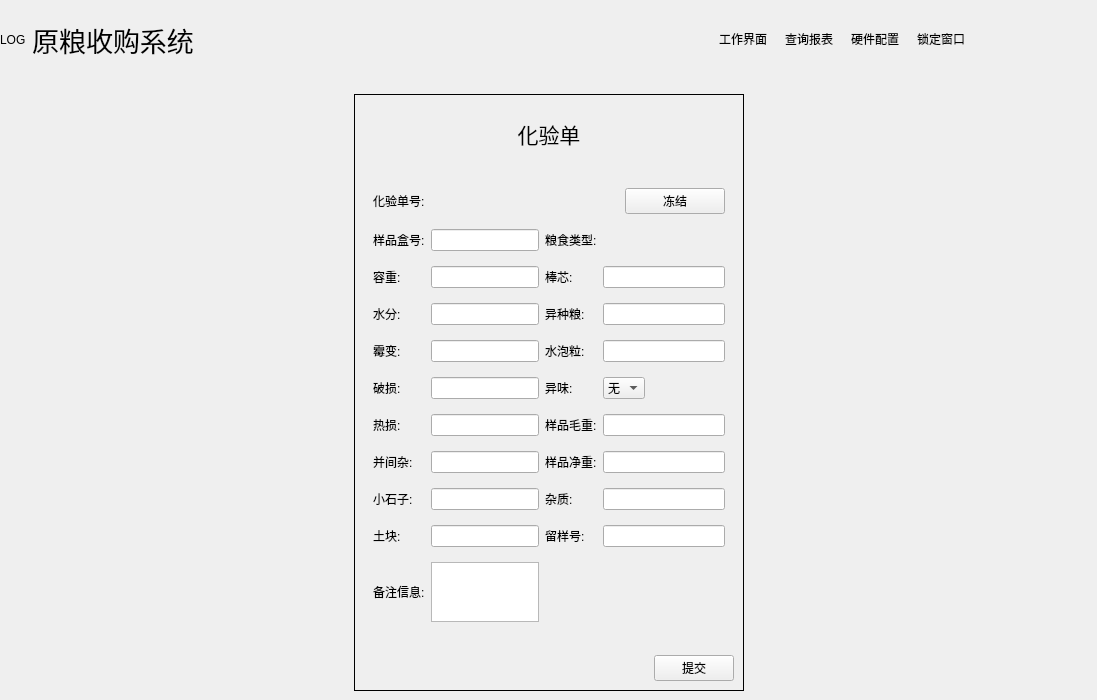
<?xml version="1.0" encoding="UTF-8"?>
<ui version="4.0">
 <class>FrmAssay</class>
 <widget class="QWidget" name="FrmAssay">
  <property name="geometry">
   <rect>
    <x>0</x>
    <y>0</y>
    <width>1097</width>
    <height>700</height>
   </rect>
  </property>
  <property name="windowTitle">
   <string>Form</string>
  </property>
  <layout class="QGridLayout" name="gridLayout_4">
   <property name="leftMargin">
    <number>0</number>
   </property>
   <property name="topMargin">
    <number>0</number>
   </property>
   <property name="rightMargin">
    <number>0</number>
   </property>
   <property name="bottomMargin">
    <number>0</number>
   </property>
   <item row="0" column="0">
    <widget class="QWidget" name="widgetTitle" native="true">
     <property name="sizePolicy">
      <sizepolicy hsizetype="Preferred" vsizetype="Fixed">
       <horstretch>0</horstretch>
       <verstretch>0</verstretch>
      </sizepolicy>
     </property>
     <property name="minimumSize">
      <size>
       <width>0</width>
       <height>60</height>
      </size>
     </property>
     <layout class="QHBoxLayout" name="horizontalLayout">
      <property name="leftMargin">
       <number>0</number>
      </property>
      <property name="topMargin">
       <number>0</number>
      </property>
      <property name="rightMargin">
       <number>0</number>
      </property>
      <property name="bottomMargin">
       <number>0</number>
      </property>
      <item>
       <widget class="QLabel" name="labLog">
        <property name="text">
         <string>LOG</string>
        </property>
       </widget>
      </item>
      <item>
       <widget class="QLabel" name="labTitle">
        <property name="font">
         <font>
          <pointsize>20</pointsize>
          <weight>50</weight>
          <bold>false</bold>
         </font>
        </property>
        <property name="autoFillBackground">
         <bool>false</bool>
        </property>
        <property name="text">
         <string>原粮收购系统</string>
        </property>
        <property name="alignment">
         <set>Qt::AlignCenter</set>
        </property>
        <property name="wordWrap">
         <bool>false</bool>
        </property>
        <property name="margin">
         <number>20</number>
        </property>
       </widget>
      </item>
      <item>
       <spacer name="horizontalSpacer">
        <property name="orientation">
         <enum>Qt::Horizontal</enum>
        </property>
        <property name="sizeHint" stdset="0">
         <size>
          <width>40</width>
          <height>20</height>
         </size>
        </property>
       </spacer>
      </item>
      <item>
       <widget class="QWidget" name="widgetTop" native="true">
        <layout class="QGridLayout" name="gridLayout_10">
         <property name="leftMargin">
          <number>0</number>
         </property>
         <property name="topMargin">
          <number>0</number>
         </property>
         <property name="rightMargin">
          <number>0</number>
         </property>
         <property name="bottomMargin">
          <number>0</number>
         </property>
         <item row="0" column="0">
          <widget class="QToolButton" name="btnWork">
           <property name="sizePolicy">
            <sizepolicy hsizetype="Fixed" vsizetype="Fixed">
             <horstretch>0</horstretch>
             <verstretch>0</verstretch>
            </sizepolicy>
           </property>
           <property name="minimumSize">
            <size>
             <width>60</width>
             <height>60</height>
            </size>
           </property>
           <property name="maximumSize">
            <size>
             <width>60</width>
             <height>60</height>
            </size>
           </property>
           <property name="text">
            <string>工作界面</string>
           </property>
           <property name="icon">
            <iconset resource="../../main.qrc">
             <normaloff>:/image/工作台.png</normaloff>:/image/工作台.png</iconset>
           </property>
           <property name="iconSize">
            <size>
             <width>32</width>
             <height>32</height>
            </size>
           </property>
           <property name="toolButtonStyle">
            <enum>Qt::ToolButtonTextUnderIcon</enum>
           </property>
           <property name="autoRaise">
            <bool>true</bool>
           </property>
          </widget>
         </item>
         <item row="0" column="1">
          <widget class="QToolButton" name="btnQuery">
           <property name="sizePolicy">
            <sizepolicy hsizetype="Fixed" vsizetype="Fixed">
             <horstretch>0</horstretch>
             <verstretch>0</verstretch>
            </sizepolicy>
           </property>
           <property name="minimumSize">
            <size>
             <width>57</width>
             <height>57</height>
            </size>
           </property>
           <property name="maximumSize">
            <size>
             <width>60</width>
             <height>60</height>
            </size>
           </property>
           <property name="text">
            <string>查询报表</string>
           </property>
           <property name="icon">
            <iconset resource="../../main.qrc">
             <normaloff>:/image/查询订单.png</normaloff>:/image/查询订单.png</iconset>
           </property>
           <property name="iconSize">
            <size>
             <width>32</width>
             <height>32</height>
            </size>
           </property>
           <property name="toolButtonStyle">
            <enum>Qt::ToolButtonTextUnderIcon</enum>
           </property>
           <property name="autoRaise">
            <bool>true</bool>
           </property>
          </widget>
         </item>
         <item row="0" column="2">
          <widget class="QToolButton" name="btnSetting">
           <property name="sizePolicy">
            <sizepolicy hsizetype="Fixed" vsizetype="Fixed">
             <horstretch>0</horstretch>
             <verstretch>0</verstretch>
            </sizepolicy>
           </property>
           <property name="minimumSize">
            <size>
             <width>57</width>
             <height>57</height>
            </size>
           </property>
           <property name="maximumSize">
            <size>
             <width>60</width>
             <height>60</height>
            </size>
           </property>
           <property name="text">
            <string>硬件配置</string>
           </property>
           <property name="icon">
            <iconset resource="../../main.qrc">
             <normaloff>:/image/设置.png</normaloff>:/image/设置.png</iconset>
           </property>
           <property name="iconSize">
            <size>
             <width>32</width>
             <height>32</height>
            </size>
           </property>
           <property name="toolButtonStyle">
            <enum>Qt::ToolButtonTextUnderIcon</enum>
           </property>
           <property name="autoRaise">
            <bool>true</bool>
           </property>
          </widget>
         </item>
         <item row="0" column="3">
          <widget class="QToolButton" name="btnLock">
           <property name="sizePolicy">
            <sizepolicy hsizetype="Fixed" vsizetype="Fixed">
             <horstretch>0</horstretch>
             <verstretch>0</verstretch>
            </sizepolicy>
           </property>
           <property name="minimumSize">
            <size>
             <width>57</width>
             <height>57</height>
            </size>
           </property>
           <property name="maximumSize">
            <size>
             <width>60</width>
             <height>60</height>
            </size>
           </property>
           <property name="text">
            <string>锁定窗口</string>
           </property>
           <property name="icon">
            <iconset resource="../../main.qrc">
             <normaloff>:/image/锁定.png</normaloff>:/image/锁定.png</iconset>
           </property>
           <property name="iconSize">
            <size>
             <width>32</width>
             <height>32</height>
            </size>
           </property>
           <property name="toolButtonStyle">
            <enum>Qt::ToolButtonTextUnderIcon</enum>
           </property>
           <property name="autoRaise">
            <bool>true</bool>
           </property>
          </widget>
         </item>
        </layout>
       </widget>
      </item>
      <item>
       <widget class="QWidget" name="widgetMenu" native="true">
        <layout class="QGridLayout" name="gridLayout">
         <property name="leftMargin">
          <number>0</number>
         </property>
         <property name="topMargin">
          <number>0</number>
         </property>
         <property name="rightMargin">
          <number>0</number>
         </property>
         <property name="bottomMargin">
          <number>0</number>
         </property>
         <property name="spacing">
          <number>0</number>
         </property>
         <item row="0" column="2">
          <widget class="QToolButton" name="btnClose">
           <property name="sizePolicy">
            <sizepolicy hsizetype="Fixed" vsizetype="Expanding">
             <horstretch>0</horstretch>
             <verstretch>0</verstretch>
            </sizepolicy>
           </property>
           <property name="text">
            <string/>
           </property>
           <property name="icon">
            <iconset resource="../../main.qrc">
             <normaloff>:/image/titleclose.png</normaloff>:/image/titleclose.png</iconset>
           </property>
           <property name="iconSize">
            <size>
             <width>32</width>
             <height>32</height>
            </size>
           </property>
           <property name="autoRaise">
            <bool>true</bool>
           </property>
          </widget>
         </item>
         <item row="0" column="1">
          <widget class="QToolButton" name="btnMin">
           <property name="sizePolicy">
            <sizepolicy hsizetype="Fixed" vsizetype="Expanding">
             <horstretch>0</horstretch>
             <verstretch>0</verstretch>
            </sizepolicy>
           </property>
           <property name="text">
            <string/>
           </property>
           <property name="icon">
            <iconset resource="../../main.qrc">
             <normaloff>:/image/titlemax.png</normaloff>:/image/titlemax.png</iconset>
           </property>
           <property name="iconSize">
            <size>
             <width>32</width>
             <height>32</height>
            </size>
           </property>
           <property name="autoRaise">
            <bool>true</bool>
           </property>
          </widget>
         </item>
         <item row="0" column="0">
          <widget class="QToolButton" name="btnHide">
           <property name="sizePolicy">
            <sizepolicy hsizetype="Fixed" vsizetype="Expanding">
             <horstretch>0</horstretch>
             <verstretch>0</verstretch>
            </sizepolicy>
           </property>
           <property name="text">
            <string/>
           </property>
           <property name="icon">
            <iconset resource="../../main.qrc">
             <normaloff>:/image/titlemini.png</normaloff>:/image/titlemini.png</iconset>
           </property>
           <property name="iconSize">
            <size>
             <width>32</width>
             <height>32</height>
            </size>
           </property>
           <property name="autoRaise">
            <bool>true</bool>
           </property>
          </widget>
         </item>
         <item row="1" column="1">
          <spacer name="verticalSpacer">
           <property name="orientation">
            <enum>Qt::Vertical</enum>
           </property>
           <property name="sizeHint" stdset="0">
            <size>
             <width>20</width>
             <height>40</height>
            </size>
           </property>
          </spacer>
         </item>
        </layout>
       </widget>
      </item>
     </layout>
    </widget>
   </item>
   <item row="1" column="0">
    <widget class="QStackedWidget" name="stackedWidget">
     <property name="currentIndex">
      <number>0</number>
     </property>
     <widget class="QWidget" name="workPage">
      <layout class="QGridLayout" name="gridLayout_3">
       <item row="0" column="1" rowspan="2">
        <widget class="QFrame" name="frameReport">
         <property name="frameShape">
          <enum>QFrame::Box</enum>
         </property>
         <layout class="QVBoxLayout" name="verticalLayout" stretch="1,8,1">
          <item>
           <widget class="QLabel" name="label_21">
            <property name="font">
             <font>
              <family>Agency FB</family>
              <pointsize>16</pointsize>
             </font>
            </property>
            <property name="text">
             <string>化验单</string>
            </property>
            <property name="alignment">
             <set>Qt::AlignCenter</set>
            </property>
           </widget>
          </item>
          <item>
           <widget class="QWidget" name="widget_2" native="true">
            <layout class="QGridLayout" name="gridLayout_2">
             <item row="0" column="0">
              <widget class="QLabel" name="label">
               <property name="text">
                <string>化验单号:</string>
               </property>
              </widget>
             </item>
             <item row="0" column="1">
              <widget class="QLabel" name="labAssayNum">
               <property name="text">
                <string/>
               </property>
              </widget>
             </item>
             <item row="0" column="3" colspan="2">
              <widget class="QPushButton" name="pushButton_2">
               <property name="maximumSize">
                <size>
                 <width>100</width>
                 <height>16777215</height>
                </size>
               </property>
               <property name="layoutDirection">
                <enum>Qt::RightToLeft</enum>
               </property>
               <property name="text">
                <string>冻结</string>
               </property>
              </widget>
             </item>
             <item row="1" column="0">
              <widget class="QLabel" name="label_2">
               <property name="text">
                <string>样品盒号:</string>
               </property>
              </widget>
             </item>
             <item row="1" column="1">
              <widget class="QLineEdit" name="editSampleBoxNum"/>
             </item>
             <item row="1" column="2">
              <widget class="QLabel" name="label_3">
               <property name="text">
                <string>粮食类型:</string>
               </property>
              </widget>
             </item>
             <item row="1" column="3" colspan="2">
              <widget class="QLabel" name="labGrainType">
               <property name="text">
                <string/>
               </property>
              </widget>
             </item>
             <item row="2" column="0">
              <widget class="QLabel" name="label_4">
               <property name="text">
                <string>容重:</string>
               </property>
              </widget>
             </item>
             <item row="2" column="1">
              <widget class="QLineEdit" name="editRZ"/>
             </item>
             <item row="2" column="2">
              <widget class="QLabel" name="label_12">
               <property name="text">
                <string>棒芯:</string>
               </property>
              </widget>
             </item>
             <item row="2" column="3" colspan="2">
              <widget class="QLineEdit" name="editBX"/>
             </item>
             <item row="3" column="0">
              <widget class="QLabel" name="label_5">
               <property name="text">
                <string>水分:</string>
               </property>
              </widget>
             </item>
             <item row="3" column="1">
              <widget class="QLineEdit" name="editSF"/>
             </item>
             <item row="3" column="2">
              <widget class="QLabel" name="label_13">
               <property name="text">
                <string>异种粮:</string>
               </property>
              </widget>
             </item>
             <item row="3" column="3" colspan="2">
              <widget class="QLineEdit" name="editYZL"/>
             </item>
             <item row="4" column="0">
              <widget class="QLabel" name="label_6">
               <property name="text">
                <string>霉变:</string>
               </property>
              </widget>
             </item>
             <item row="4" column="1">
              <widget class="QLineEdit" name="editMB"/>
             </item>
             <item row="4" column="2">
              <widget class="QLabel" name="label_14">
               <property name="text">
                <string>水泡粒:</string>
               </property>
              </widget>
             </item>
             <item row="4" column="3" colspan="2">
              <widget class="QLineEdit" name="editSPL"/>
             </item>
             <item row="5" column="0">
              <widget class="QLabel" name="label_7">
               <property name="text">
                <string>破损:</string>
               </property>
              </widget>
             </item>
             <item row="5" column="1">
              <widget class="QLineEdit" name="editPS"/>
             </item>
             <item row="5" column="2">
              <widget class="QLabel" name="label_15">
               <property name="text">
                <string>异味:</string>
               </property>
              </widget>
             </item>
             <item row="5" column="3">
              <widget class="QComboBox" name="cbxSmell">
               <item>
                <property name="text">
                 <string>无</string>
                </property>
               </item>
               <item>
                <property name="text">
                 <string>有</string>
                </property>
               </item>
              </widget>
             </item>
             <item row="5" column="4">
              <spacer name="horizontalSpacer_3">
               <property name="orientation">
                <enum>Qt::Horizontal</enum>
               </property>
               <property name="sizeHint" stdset="0">
                <size>
                 <width>74</width>
                 <height>20</height>
                </size>
               </property>
              </spacer>
             </item>
             <item row="6" column="0">
              <widget class="QLabel" name="label_8">
               <property name="text">
                <string>热损:</string>
               </property>
              </widget>
             </item>
             <item row="6" column="1">
              <widget class="QLineEdit" name="editRS"/>
             </item>
             <item row="6" column="2">
              <widget class="QLabel" name="label_16">
               <property name="text">
                <string>样品毛重:</string>
               </property>
              </widget>
             </item>
             <item row="6" column="3" colspan="2">
              <widget class="QLineEdit" name="editMZ"/>
             </item>
             <item row="7" column="0">
              <widget class="QLabel" name="label_9">
               <property name="text">
                <string>并间杂:</string>
               </property>
              </widget>
             </item>
             <item row="7" column="1">
              <widget class="QLineEdit" name="editBJZ"/>
             </item>
             <item row="7" column="2">
              <widget class="QLabel" name="label_17">
               <property name="text">
                <string>样品净重:</string>
               </property>
              </widget>
             </item>
             <item row="7" column="3" colspan="2">
              <widget class="QLineEdit" name="editJZ"/>
             </item>
             <item row="8" column="0">
              <widget class="QLabel" name="label_10">
               <property name="text">
                <string>小石子:</string>
               </property>
              </widget>
             </item>
             <item row="8" column="1">
              <widget class="QLineEdit" name="editXSZ"/>
             </item>
             <item row="8" column="2">
              <widget class="QLabel" name="label_18">
               <property name="text">
                <string>杂质:</string>
               </property>
              </widget>
             </item>
             <item row="8" column="3" colspan="2">
              <widget class="QLineEdit" name="editZZ"/>
             </item>
             <item row="9" column="0">
              <widget class="QLabel" name="label_11">
               <property name="text">
                <string>土块:</string>
               </property>
              </widget>
             </item>
             <item row="9" column="1">
              <widget class="QLineEdit" name="editTK"/>
             </item>
             <item row="9" column="2">
              <widget class="QLabel" name="label_20">
               <property name="text">
                <string>留样号:</string>
               </property>
              </widget>
             </item>
             <item row="9" column="3" colspan="2">
              <widget class="QLineEdit" name="editReservedNum"/>
             </item>
             <item row="10" column="0">
              <widget class="QLabel" name="label_19">
               <property name="text">
                <string>备注信息:</string>
               </property>
              </widget>
             </item>
             <item row="10" column="1">
              <widget class="QTextEdit" name="textEditRemark">
               <property name="sizePolicy">
                <sizepolicy hsizetype="Ignored" vsizetype="Ignored">
                 <horstretch>0</horstretch>
                 <verstretch>0</verstretch>
                </sizepolicy>
               </property>
               <property name="maximumSize">
                <size>
                 <width>16777215</width>
                 <height>60</height>
                </size>
               </property>
              </widget>
             </item>
            </layout>
           </widget>
          </item>
          <item>
           <layout class="QHBoxLayout" name="horizontalLayout_2">
            <item>
             <spacer name="horizontalSpacer_2">
              <property name="orientation">
               <enum>Qt::Horizontal</enum>
              </property>
              <property name="sizeHint" stdset="0">
               <size>
                <width>40</width>
                <height>20</height>
               </size>
              </property>
             </spacer>
            </item>
            <item>
             <widget class="QPushButton" name="btnSubmit">
              <property name="text">
               <string>提交</string>
              </property>
             </widget>
            </item>
           </layout>
          </item>
         </layout>
        </widget>
       </item>
       <item row="0" column="2">
        <spacer name="horizontalSpacer_4">
         <property name="orientation">
          <enum>Qt::Horizontal</enum>
         </property>
         <property name="sizeHint" stdset="0">
          <size>
           <width>255</width>
           <height>20</height>
          </size>
         </property>
        </spacer>
       </item>
       <item row="0" column="0">
        <spacer name="horizontalSpacer_5">
         <property name="orientation">
          <enum>Qt::Horizontal</enum>
         </property>
         <property name="sizeHint" stdset="0">
          <size>
           <width>40</width>
           <height>20</height>
          </size>
         </property>
        </spacer>
       </item>
      </layout>
     </widget>
     <widget class="QWidget" name="queryPage">
      <layout class="QVBoxLayout" name="verticalLayout_5" stretch="0">
       <property name="topMargin">
        <number>0</number>
       </property>
       <item>
        <widget class="FrmAssayTable" name="widget_4" native="true"/>
       </item>
      </layout>
     </widget>
     <widget class="QWidget" name="setPage">
      <layout class="QGridLayout" name="gridLayout_26">
       <property name="spacing">
        <number>20</number>
       </property>
       <item row="2" column="1">
        <spacer name="verticalSpacer_2">
         <property name="orientation">
          <enum>Qt::Vertical</enum>
         </property>
         <property name="sizeType">
          <enum>QSizePolicy::Maximum</enum>
         </property>
         <property name="sizeHint" stdset="0">
          <size>
           <width>20</width>
           <height>100</height>
          </size>
         </property>
        </spacer>
       </item>
       <item row="0" column="0">
        <widget class="QGroupBox" name="groupBox_14">
         <property name="title">
          <string>身份证读写器</string>
         </property>
         <property name="checkable">
          <bool>true</bool>
         </property>
         <layout class="QGridLayout" name="gridLayout_20">
          <item row="0" column="1">
           <widget class="QLineEdit" name="lineEdit_3"/>
          </item>
          <item row="0" column="2">
           <spacer name="horizontalSpacer_19">
            <property name="orientation">
             <enum>Qt::Horizontal</enum>
            </property>
            <property name="sizeHint" stdset="0">
             <size>
              <width>38</width>
              <height>20</height>
             </size>
            </property>
           </spacer>
          </item>
          <item row="1" column="1">
           <widget class="QLineEdit" name="lineEdit_4"/>
          </item>
          <item row="1" column="0">
           <widget class="QLabel" name="label_74">
            <property name="text">
             <string>波特率配置:</string>
            </property>
           </widget>
          </item>
          <item row="1" column="2">
           <spacer name="horizontalSpacer_20">
            <property name="orientation">
             <enum>Qt::Horizontal</enum>
            </property>
            <property name="sizeHint" stdset="0">
             <size>
              <width>38</width>
              <height>20</height>
             </size>
            </property>
           </spacer>
          </item>
          <item row="0" column="0">
           <widget class="QLabel" name="label_73">
            <property name="text">
             <string>端口配置:</string>
            </property>
           </widget>
          </item>
         </layout>
        </widget>
       </item>
       <item row="0" column="1">
        <widget class="QGroupBox" name="groupBox_6">
         <property name="title">
          <string>UHF户外读写器</string>
         </property>
         <property name="checkable">
          <bool>true</bool>
         </property>
         <layout class="QGridLayout" name="gridLayout_25">
          <item row="0" column="0">
           <widget class="QLabel" name="label_76">
            <property name="text">
             <string>端口配置:</string>
            </property>
           </widget>
          </item>
          <item row="0" column="1">
           <widget class="QLineEdit" name="lineEdit_6"/>
          </item>
          <item row="0" column="2">
           <spacer name="horizontalSpacer_21">
            <property name="orientation">
             <enum>Qt::Horizontal</enum>
            </property>
            <property name="sizeHint" stdset="0">
             <size>
              <width>52</width>
              <height>20</height>
             </size>
            </property>
           </spacer>
          </item>
          <item row="1" column="0">
           <widget class="QLabel" name="label_75">
            <property name="text">
             <string>IP配置:</string>
            </property>
           </widget>
          </item>
          <item row="1" column="1">
           <widget class="QLineEdit" name="lineEdit_5"/>
          </item>
          <item row="1" column="2">
           <spacer name="horizontalSpacer_22">
            <property name="orientation">
             <enum>Qt::Horizontal</enum>
            </property>
            <property name="sizeHint" stdset="0">
             <size>
              <width>52</width>
              <height>20</height>
             </size>
            </property>
           </spacer>
          </item>
         </layout>
        </widget>
       </item>
       <item row="0" column="2">
        <widget class="QGroupBox" name="groupBox_15">
         <property name="title">
          <string>LED显示屏</string>
         </property>
         <property name="checkable">
          <bool>true</bool>
         </property>
         <layout class="QGridLayout" name="gridLayout_24">
          <item row="0" column="0">
           <widget class="QLabel" name="label_78">
            <property name="text">
             <string>端口配置:</string>
            </property>
           </widget>
          </item>
          <item row="0" column="1">
           <widget class="QLineEdit" name="lineEdit_7"/>
          </item>
          <item row="0" column="2">
           <spacer name="horizontalSpacer_23">
            <property name="orientation">
             <enum>Qt::Horizontal</enum>
            </property>
            <property name="sizeHint" stdset="0">
             <size>
              <width>38</width>
              <height>20</height>
             </size>
            </property>
           </spacer>
          </item>
          <item row="1" column="0">
           <widget class="QLabel" name="label_77">
            <property name="text">
             <string>IP配置:</string>
            </property>
           </widget>
          </item>
          <item row="1" column="1">
           <widget class="QLineEdit" name="lineEdit_8"/>
          </item>
          <item row="1" column="2">
           <spacer name="horizontalSpacer_24">
            <property name="orientation">
             <enum>Qt::Horizontal</enum>
            </property>
            <property name="sizeHint" stdset="0">
             <size>
              <width>38</width>
              <height>20</height>
             </size>
            </property>
           </spacer>
          </item>
         </layout>
        </widget>
       </item>
       <item row="1" column="0">
        <widget class="QGroupBox" name="groupBox_13">
         <property name="title">
          <string>UHF桌面读写器</string>
         </property>
         <property name="checkable">
          <bool>true</bool>
         </property>
         <layout class="QGridLayout" name="gridLayout_21">
          <item row="0" column="0">
           <widget class="QLabel" name="label_80">
            <property name="text">
             <string>端口配置:</string>
            </property>
           </widget>
          </item>
          <item row="0" column="1">
           <widget class="QLineEdit" name="lineEdit_10"/>
          </item>
          <item row="0" column="2">
           <spacer name="horizontalSpacer_25">
            <property name="orientation">
             <enum>Qt::Horizontal</enum>
            </property>
            <property name="sizeHint" stdset="0">
             <size>
              <width>38</width>
              <height>20</height>
             </size>
            </property>
           </spacer>
          </item>
          <item row="1" column="0">
           <widget class="QLabel" name="label_79">
            <property name="text">
             <string>波特率配置:</string>
            </property>
           </widget>
          </item>
          <item row="1" column="1">
           <widget class="QLineEdit" name="lineEdit_9"/>
          </item>
          <item row="1" column="2">
           <spacer name="horizontalSpacer_26">
            <property name="orientation">
             <enum>Qt::Horizontal</enum>
            </property>
            <property name="sizeHint" stdset="0">
             <size>
              <width>38</width>
              <height>20</height>
             </size>
            </property>
           </spacer>
          </item>
         </layout>
        </widget>
       </item>
       <item row="1" column="1">
        <widget class="QGroupBox" name="groupBox_16">
         <property name="title">
          <string>IC卡桌面读写器</string>
         </property>
         <property name="checkable">
          <bool>true</bool>
         </property>
         <layout class="QGridLayout" name="gridLayout_22">
          <item row="0" column="0">
           <widget class="QLabel" name="label_82">
            <property name="text">
             <string>端口配置:</string>
            </property>
           </widget>
          </item>
          <item row="0" column="1">
           <widget class="QLineEdit" name="lineEdit_12"/>
          </item>
          <item row="0" column="2">
           <spacer name="horizontalSpacer_27">
            <property name="orientation">
             <enum>Qt::Horizontal</enum>
            </property>
            <property name="sizeHint" stdset="0">
             <size>
              <width>39</width>
              <height>20</height>
             </size>
            </property>
           </spacer>
          </item>
          <item row="1" column="0">
           <widget class="QLabel" name="label_81">
            <property name="text">
             <string>波特率配置:</string>
            </property>
           </widget>
          </item>
          <item row="1" column="1">
           <widget class="QLineEdit" name="lineEdit_11"/>
          </item>
          <item row="1" column="2">
           <spacer name="horizontalSpacer_28">
            <property name="orientation">
             <enum>Qt::Horizontal</enum>
            </property>
            <property name="sizeHint" stdset="0">
             <size>
              <width>39</width>
              <height>20</height>
             </size>
            </property>
           </spacer>
          </item>
         </layout>
        </widget>
       </item>
       <item row="1" column="2">
        <widget class="QGroupBox" name="groupBox_17">
         <property name="title">
          <string>语音播报</string>
         </property>
         <property name="checkable">
          <bool>true</bool>
         </property>
         <layout class="QGridLayout" name="gridLayout_23">
          <item row="0" column="0">
           <widget class="QLabel" name="label_84">
            <property name="text">
             <string>语速配置:</string>
            </property>
           </widget>
          </item>
          <item row="0" column="1">
           <widget class="QLineEdit" name="lineEdit_14"/>
          </item>
          <item row="0" column="2">
           <spacer name="horizontalSpacer_29">
            <property name="orientation">
             <enum>Qt::Horizontal</enum>
            </property>
            <property name="sizeHint" stdset="0">
             <size>
              <width>38</width>
              <height>20</height>
             </size>
            </property>
           </spacer>
          </item>
         </layout>
        </widget>
       </item>
       <item row="1" column="3">
        <spacer name="horizontalSpacer_30">
         <property name="orientation">
          <enum>Qt::Horizontal</enum>
         </property>
         <property name="sizeHint" stdset="0">
          <size>
           <width>40</width>
           <height>20</height>
          </size>
         </property>
        </spacer>
       </item>
      </layout>
     </widget>
    </widget>
   </item>
  </layout>
 </widget>
 <customwidgets>
  <customwidget>
   <class>FrmAssayTable</class>
   <extends>QWidget</extends>
   <header>frmassaytable.h</header>
   <container>1</container>
  </customwidget>
 </customwidgets>
 <resources>
  <include location="../../main.qrc"/>
 </resources>
 <connections/>
</ui>
